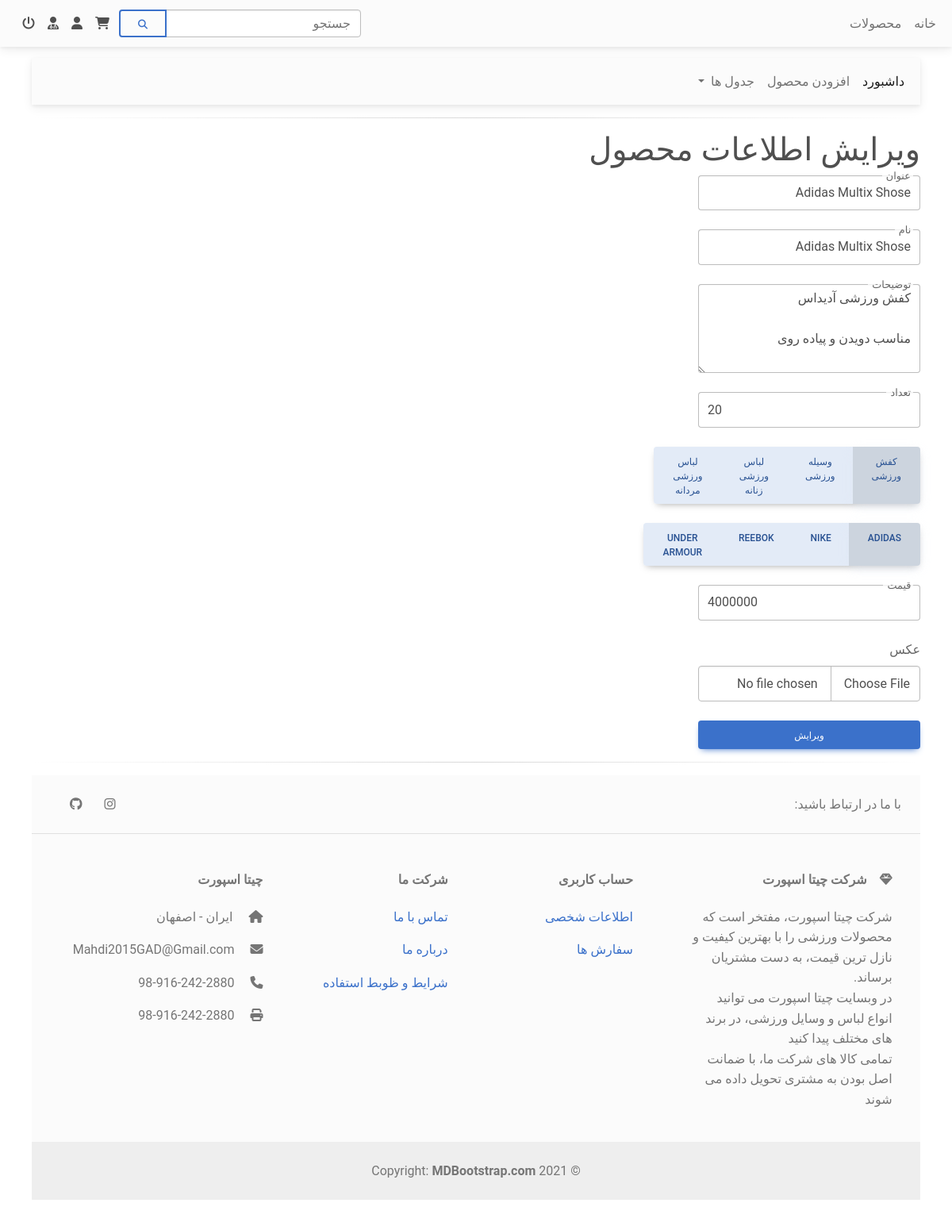
The page /EditProduct.php?id=3 (signed in) on the database its author committed.
### tables this page shows
CREATE TABLE IF NOT EXISTS `product` (
  `id` int(11) NOT NULL AUTO_INCREMENT,
  `producttitle` varchar(255) NOT NULL,
  `productname` varchar(255) NOT NULL,
  `productdescription` text NOT NULL,
  `productquantity` int(11) NOT NULL,
  `category` varchar(255) NOT NULL,
  `brand` varchar(255) NOT NULL,
  `productprice` int(11) NOT NULL,
  `productimg` varchar(255) NOT NULL,
  PRIMARY KEY (`id`)
);

### Settings.php (called while the page is built)
<?php
    $dbhost = 'localhost';
    $dbuser = 'root';
    $dbpass = '';
    $dbname = 'cheetah_sport';
?>

### DataBase.php (called while the page is built, shortened)
<?php
class db {
    protected $connection;
	protected $query;
	public function __construct($dbhost = '', $dbuser = '', $dbpass = '', $dbname = '', $charset = 'utf8') {
		$this->connection = new mysqli($dbhost, $dbuser, $dbpass, $dbname);
		$this->connection->set_charset($charset);
	}
    public function query($query) {
		if ($this->query = $this->connection->prepare($query)) {
            if (func_num_args() > 1) {
                $x = func_get_args();
                $args = array_slice($x, 1);
				$types = '';
                $args_ref = array();
                foreach ($args as $k => &$arg) {
					if (is_array($args[$k])) {
						foreach ($args[$k] as $j => &$a) {
							$types .= $this->_gettype($args[$k][$j]);
							$args_ref[] = &$a;
						}
					} else {
	                	$types .= $this->_gettype($args[$k]);
	                    $args_ref[] = &$arg;
					}
                }
				array_unshift($args_ref, $types);
                call_user_func_array(array($this->query, 'bind_param'), $args_ref);
            }
            $this->query->execute();
        } else {
            $this->error('Unable to prepare MySQL statement (check your syntax) - ' . $this->connection->error);
        }
		return $this;
    }
	public function fetchArray() {
	    $params = array();
        $row = array();
	    $meta = $this->query->result_metadata();
	    while ($field = $meta->fetch_field()) {
	        $params[] = &$row[$field->name];
	    }
	    call_user_func_array(array($this->query, 'bind_result'), $params);
        $result = array();
		while ($this->query->fetch()) {
			foreach ($row as $key => $val) {
				$result[$key] = $val;
			}
		}
        $this->query_closed = TRUE;
		return $result;
	}
	private function _gettype($var) {
	    if (is_string($var)) return 's';
	    if (is_int($var)) return 'i';
	    return 'b';
	}
}
?>

### EditProduct_View.php (the view, shortened to what this page needs)
<!doctype html>
<html lang="fa">
    <head>
        <link rel = "stylesheet" href = "Styles\css\mdb.rtl.min.css" type = "text/css">
    </head>
    <body>
        <?php include 'Header.php'; ?>
        <?php include 'AsideNav.php'; ?>
        <main>
            <div>
                <hr class="hr hr-blurry" />
                <h1>ویرایش اطلاعات محصول</h1>
                <div>
                    <form action="" method="post" class="col-md-3">
                        <div class="form-outline mb-4">
                            <input type="text" id="producttitle" name="producttitle" class="form-control form-control-lg" value = "<?php echo $producttitle; ?>" required />
                            <label class="form-label" for="producttitle">عنوان</label>
                        </div>
                        <div class="form-outline mb-4">
                            <input type="text" id="productname" name="productname" class="form-control form-control-lg" value = "<?php echo $productname; ?>" required />
                            <label class="form-label" for="productname">نام</label>
                        </div>
                        <div class="form-outline mb-4">
                            <textarea class="form-control" id="productdescription" name="productdescription" rows="4" required><?php echo $productdescription; ?></textarea>
                            <label class="form-label" for="productdescription">توضیحات</label>
                        </div>
                        <div class="form-outline mb-4">
                            <input type="number" id="productquantity" name="productquantity" class="form-control form-control-lg" value = "<?php echo $productquantity; ?>" required />
                            <label class="form-label" for="productquantity">تعداد</label>
                        </div>
                        <div class="btn-group mb-4">
                            <label class="btn btn-secondary" for="sportshoes">کفش ورزشی</label>
                            <label class="btn btn-secondary" for="sportsequipment">وسیله ورزشی</label>
                            <label class="btn btn-secondary" for="womensportswear">لباس ورزشی زنانه</label>
                            <label class="btn btn-secondary" for="mensportswear">لباس ورزشی مردانه</label>
                        </div>
                        <div class="btn-group mb-4">
                            <label class="btn btn-secondary" for="adidas">Adidas</label>
                            <label class="btn btn-secondary" for="nike">Nike</label>
                            <label class="btn btn-secondary" for="reebok">Reebok</label>
                            <label class="btn btn-secondary" for="underarmour">Under Armour</label>
                        </div>
                        <div class="form-outline mb-4">
                            <input type="number" id="productprice" name="productprice" class="form-control form-control-lg" value = "<?php echo $productprice; ?>" required />
                            <label class="form-label" for="productprice">قیمت</label>
                        </div>
                        <div class="mb-4">
                            <label class="form-label" for="productimg">عکس</label>
                            <input type="file" class="form-control form-control-lg" name="productimg" id="productimg" value = "<?php echo $productimg; ?>" />
                        </div>
                        <button type="submit" name = "submit" class="btn btn-primary btn-block">ویرایش</button>
                    </form>
                </div>
            </div>
        </main>
        <?php include 'Footer.php'; ?>
    </body>
</html>

### rows shown on the page
product: producttitle "Adidas Multix Shose", productname "Adidas Multix Shose", productdescription "کفش ورزشی آدیداس مناسب دویدن و پیاده روی", productquantity "20", productprice "4000000"
